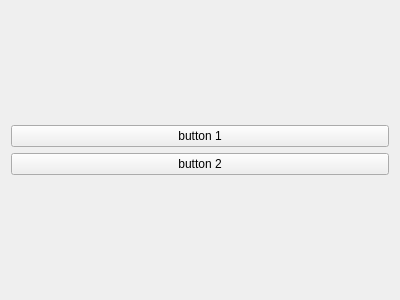
<?xml version="1.0" encoding="UTF-8"?>
<ui version="4.0">
 <class>Form</class>
 <widget class="QWidget" name="Form">
  <property name="geometry">
   <rect>
    <x>0</x>
    <y>0</y>
    <width>400</width>
    <height>300</height>
   </rect>
  </property>
  <property name="windowTitle">
   <string>Form</string>
  </property>
  <layout class="QGridLayout" name="gridLayout">
   <item row="0" column="0">
    <layout class="QVBoxLayout" name="verticalLayout">
     <item>
      <widget class="QPushButton" name="pushButton">
       <property name="text">
        <string>button 1</string>
       </property>
      </widget>
     </item>
     <item>
      <widget class="QPushButton" name="pushButton_2">
       <property name="text">
        <string>button 2</string>
       </property>
      </widget>
     </item>
    </layout>
   </item>
  </layout>
 </widget>
 <resources/>
 <connections/>
</ui>
